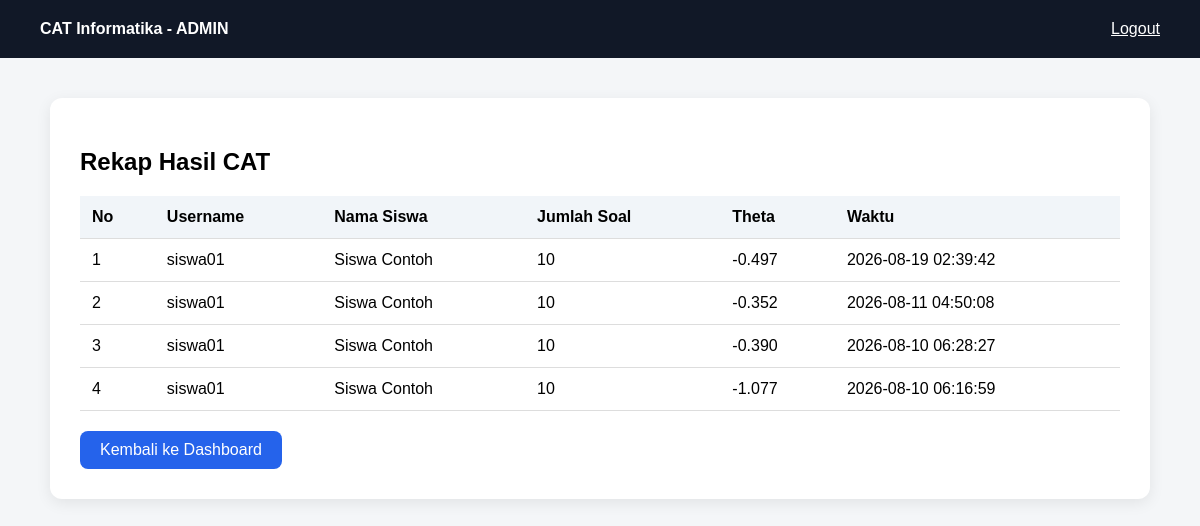
/admin/results (signed in), run on the app's committed database.
### tables this page shows
CREATE TABLE results (
            id INTEGER PRIMARY KEY AUTOINCREMENT,
            user_id INTEGER NOT NULL,
            theta REAL,
            answered INTEGER,
            created_at TIMESTAMP DEFAULT CURRENT_TIMESTAMP,
            FOREIGN KEY (user_id) REFERENCES users(id)
        );

CREATE TABLE users (
            id INTEGER PRIMARY KEY AUTOINCREMENT,
            username TEXT UNIQUE NOT NULL,
            password TEXT NOT NULL,
            nama TEXT NOT NULL,
            role TEXT NOT NULL
        );

### app.py (the view, shortened to what this page needs)
@app.route("/admin/results")
def admin_results():
    if "user_id" not in session:
        return redirect("/login")
    if session["role"] != "admin":
        return redirect("/login")
    db = get_db()
    results = db.execute(
        """
        SELECT
            results.id,
            users.username,
            users.nama,
            results.theta,
            results.answered,
            results.created_at

        FROM results

        JOIN users
        ON results.user_id = users.id

        ORDER BY results.id DESC
        """
    ).fetchall()
    db.close()
    return render_template(
        "admin_results.html",
        results=results
    )

### database.py (called while the page is built)
def get_db():
    conn = sqlite3.connect(DATABASE)
    conn.row_factory = sqlite3.Row
    return conn

### templates/admin_results.html (shortened to what this page needs)
<!DOCTYPE html>
<html lang="id">
<head>
</head>
<body>
    <div class="header">
        <strong>
            CAT Informatika - ADMIN
        </strong>
        <a href="/logout"
           style="color:white;">
            Logout
        </a>
    </div>
    <div class="container">
        <div class="card">
            <h2>
                Rekap Hasil CAT
            </h2>
            <table>
                <thead>
                    <tr>
                        <th>No</th>
                        <th>Username</th>
                        <th>Nama Siswa</th>
                        <th>Jumlah Soal</th>
                        <th>Theta</th>
                        <th>Waktu</th>
                    </tr>
                </thead>
                <tbody>
                    {% for row in results %}
                    <tr>
                        <td>
                            {{ loop.index }}
                        </td>
                        <td>
                            {{ row["username"] }}
                        </td>
                        <td>
                            {{ row["nama"] }}
                        </td>
                        <td>
                            {{ row["answered"] }}
                        </td>
                        <td>
                            {{ "%.3f"|format(row["theta"]) }}
                        </td>
                        <td>
                            {{ row["created_at"] }}
                        </td>
                    </tr>
                    {% endfor %}
                </tbody>
            </table>
            <a href="/admin"
               class="button">
                Kembali ke Dashboard
            </a>
        </div>
    </div>
</body>
</html>

### templates/admin_results.html (style rules this page uses)
body { font-family: Arial, sans-serif; background: #f4f6f8; margin: 0; }
.header { background: #111827; color: white; padding: 20px 40px; display: flex; justify-content: space-between; align-items: center; }
.container { width: 95%; max-width: 1100px; margin: 40px auto; }
.card { background: white; padding: 30px; border-radius: 12px; box-shadow: 0 4px 15px rgba(0,0,0,0.08); }
table { width: 100%; border-collapse: collapse; margin-top: 20px; }
th, td { padding: 12px; border-bottom: 1px solid #ddd; text-align: left; }
th { background: #f1f5f9; }
.button { display: inline-block; margin-top: 20px; padding: 10px 20px; background: #2563eb; color: white; text-decoration: none; border-radius: 8px; }

### data on the page
results: username "siswa01", nama "Siswa Contoh", answered "10", theta "-0.497", created_at "2026-08-19 02:39:42"
results: username "siswa01", nama "Siswa Contoh", answered "10", theta "-0.352", created_at "2026-08-11 04:50:08"
results: username "siswa01", nama "Siswa Contoh", answered "10", theta "-0.390", created_at "2026-08-10 06:28:27"
results: username "siswa01", nama "Siswa Contoh", answered "10", theta "-1.077", created_at "2026-08-10 06:16:59"
